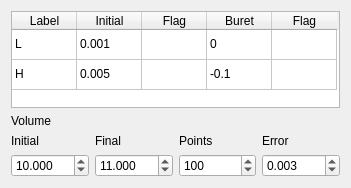
<?xml version="1.0" encoding="UTF-8"?>
<ui version="4.0">
 <class>Titration</class>
 <widget class="QWidget" name="Titration">
  <property name="geometry">
   <rect>
    <x>0</x>
    <y>0</y>
    <width>351</width>
    <height>188</height>
   </rect>
  </property>
  <property name="windowTitle">
   <string>Form</string>
  </property>
  <layout class="QVBoxLayout" name="verticalLayout">
   <item>
    <widget class="QTableWidget" name="table_titration">
     <attribute name="horizontalHeaderMinimumSectionSize">
      <number>20</number>
     </attribute>
     <attribute name="horizontalHeaderDefaultSectionSize">
      <number>65</number>
     </attribute>
     <attribute name="verticalHeaderVisible">
      <bool>false</bool>
     </attribute>
     <attribute name="verticalHeaderCascadingSectionResizes">
      <bool>true</bool>
     </attribute>
     <attribute name="verticalHeaderMinimumSectionSize">
      <number>15</number>
     </attribute>
     <attribute name="verticalHeaderDefaultSectionSize">
      <number>30</number>
     </attribute>
     <row>
      <property name="text">
       <string>1</string>
      </property>
     </row>
     <row>
      <property name="text">
       <string>2</string>
      </property>
     </row>
     <column>
      <property name="text">
       <string>Label</string>
      </property>
     </column>
     <column>
      <property name="text">
       <string>Initial</string>
      </property>
     </column>
     <column>
      <property name="text">
       <string>Flag</string>
      </property>
     </column>
     <column>
      <property name="text">
       <string>Buret</string>
      </property>
     </column>
     <column>
      <property name="text">
       <string>Flag</string>
      </property>
     </column>
     <item row="0" column="0">
      <property name="text">
       <string>L</string>
      </property>
     </item>
     <item row="0" column="1">
      <property name="text">
       <string>0.001</string>
      </property>
     </item>
     <item row="0" column="3">
      <property name="text">
       <string>0</string>
      </property>
     </item>
     <item row="1" column="0">
      <property name="text">
       <string>H</string>
      </property>
     </item>
     <item row="1" column="1">
      <property name="text">
       <string>0.005</string>
      </property>
     </item>
     <item row="1" column="3">
      <property name="text">
       <string>-0.1</string>
      </property>
     </item>
    </widget>
   </item>
   <item>
    <widget class="QLabel" name="label">
     <property name="text">
      <string>Volume</string>
     </property>
    </widget>
   </item>
   <item>
    <layout class="QGridLayout" name="gridLayout">
     <item row="0" column="2">
      <widget class="QLabel" name="lbl_points">
       <property name="text">
        <string>Points</string>
       </property>
      </widget>
     </item>
     <item row="2" column="0">
      <widget class="QDoubleSpinBox" name="dsb_V0">
       <property name="decimals">
        <number>3</number>
       </property>
       <property name="maximum">
        <double>1000.000000000000000</double>
       </property>
       <property name="singleStep">
        <double>0.100000000000000</double>
       </property>
       <property name="value">
        <double>10.000000000000000</double>
       </property>
      </widget>
     </item>
     <item row="0" column="1">
      <widget class="QLabel" name="lbl_Vf">
       <property name="text">
        <string>Final</string>
       </property>
      </widget>
     </item>
     <item row="0" column="0">
      <widget class="QLabel" name="lbl_Vi">
       <property name="text">
        <string>Initial</string>
       </property>
      </widget>
     </item>
     <item row="2" column="1">
      <widget class="QDoubleSpinBox" name="dsb_Vf">
       <property name="decimals">
        <number>3</number>
       </property>
       <property name="maximum">
        <double>1000.000000000000000</double>
       </property>
       <property name="singleStep">
        <double>0.100000000000000</double>
       </property>
       <property name="value">
        <double>11.000000000000000</double>
       </property>
      </widget>
     </item>
     <item row="2" column="2">
      <widget class="QSpinBox" name="sb_NPoints">
       <property name="minimum">
        <number>10</number>
       </property>
       <property name="maximum">
        <number>1000</number>
       </property>
       <property name="singleStep">
        <number>5</number>
       </property>
       <property name="value">
        <number>100</number>
       </property>
      </widget>
     </item>
     <item row="0" column="3">
      <widget class="QLabel" name="label_2">
       <property name="text">
        <string>Error</string>
       </property>
      </widget>
     </item>
     <item row="2" column="3">
      <widget class="QDoubleSpinBox" name="dsb_Verror">
       <property name="decimals">
        <number>3</number>
       </property>
       <property name="value">
        <double>0.003000000000000</double>
       </property>
      </widget>
     </item>
    </layout>
   </item>
  </layout>
 </widget>
 <resources/>
 <connections/>
</ui>
